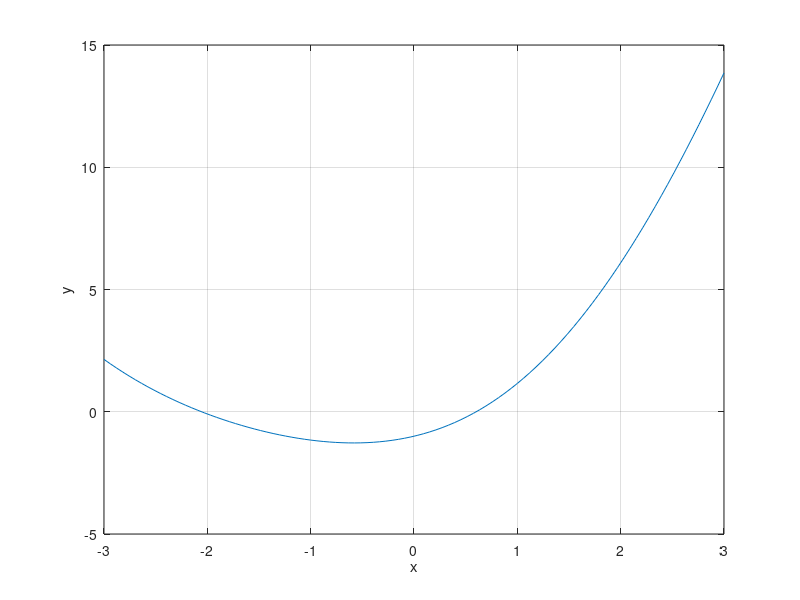

Write the MATLAB code that produced this figure. (Note: this script raises an error after producing the figure.)
%%
%1
a = 1;
f = @(x)x.*x-a;
x = fzero(f,0.5)
%%
%2a
clear
a = -3; b = 3;
m = 100; x = linspace(a,b,m);
y = x.^2+2*x-1-sin(x);
plot (x, y);
grid on
xlabel('x'); ylabel('y');
z = ginput(1);
[k,l] = fzero(@(x)x.^2+2*x-1-sin(x), z(1));
hold on
plot(k,l,'r*',z(1),z(2),'g*')
hold off
%%
%2b
syms x
Eq = x*x+2*x-1-sin(x);
a = solve(Eq)
%%
%3a
clear
x = -3:.01:3;
y = sin(exp(x));
plot(x,y);
grid on
z = ginput(1);
[k,l] = fzero(@(x)sin(exp(x)), z(1));
hold on
plot(k,l,'r*',z(1),z(2),'g*')
hold off
%%
%3b
clear
x = 0:.01:2*pi;
y = sin(x.*(1-x));
plot(x,y);
grid on
z = ginput(1);
[r,l] = fzero(@(x)sin(x.*(1-x)), z(1));
hold on
plot(r,l,'r*',z(1),z(2),'g*')
hold off
%%
%3c
clear
x = 0:.01:4*pi;
y = x.*sin(x)-cos(x);
plot(x,y);
grid on
z = ginput(1);
[k,l] = fzero(@(x)x.*sin(x)-cos(x), z(1));
hold on
plot(k,l,'r*',z(1),z(2),'g*')
hold off
%% 
%3d
clear
x = pi/2:.01:3*pi;
y = (sin(x)).^2+(0.5-1./x).*cos(x)-0.5;
plot(x,y);
grid on
z = ginput(1);
[m,l] = fzero(@(x)(sin(x)).^2+(0.5-1./x).*cos(x)-0.5, z(1));
hold on
plot(m,l,'r*',z(1),z(2),'g*')
hold off
%% 
%3e
clear
x = -2*pi:.01:6*pi;
y = 5.*exp(-0.1*x).*sin(x)-0.1.*x;
plot(x,y);
grid on
z = ginput(1);
[n,l] = fzero(@(x)5.*exp(-0.1*x).*sin(x)-0.1.*x, z(1));
hold on
plot(n,l,'r*',z(1),z(2),'g*')
hold off
%%
%3f
clear
n = input("Введите степень Х в уравнении x^n-1=0");
x = -1.5:.01:1.5;
y = x.^n-1;
plot(x,y);
grid on
z = ginput(1);
[p,l] = fzero(@(x)x.^n-1, z(1));
hold on
plot(p,l,'r*',z(1),z(2),'g*')
hold off
%%
%4
syms u 
e = u^2 + 1;
S1 = solve(e == 0, u);
disp(S1);
S2 = fzero(@(v)v^2 + 1, 1);
disp(S2)
%%
%5
x = linspace(-5,5,100);
y = cos(x) - exp(0.001+x.*x)
plot(x,y)
syms u 
e = cos(u) - exp(0.001 + u^2) ;
S1 = solve(e, u);
disp(S1);
S2 = fzero(@(v)cos(v) - exp(0,001+v.^2), 1);
disp(S2)
%% Задача 1а[Метод Ньютона]
clear
a = -10; b = 10; eps = 0.001; h = 0.1; iter = 100;
x = linspace(a,b,100);
y = 1 + x.*sin(x);
plot(x,y);
hold on;
plot(x, y*0);
z = ginput(1);
z = z(1);
for i = 1:iter
    line([z,z],[0, 1+z*sin(z)], 'Color', 'blue');
    x = z-1:0.1:z+1;
    y = (x-z)*((z+h)*sin(z+h)-(z)*sin(z))/h+1+z*sin(z);
    plot(x,y,"--" ,'Color', 'red');
    k = z - h*(1+z*sin(z))/((z+h)*sin(z+h)-(z)*sin(z));
    plot(z,1+z*sin(z),'.');
    plot(k, 1+k*sin(k), '.');
    z = k;
    if abs(1+k*sin(k)) < eps
        break;
    end
end
disp(k);
hold off
%% 
%Задача 1а[Метод деления отрезка пополам]
clear
a = -10; b = 10; eps = 0.001;
x = linspace(a,b,100);
y = 1 + x.*sin(x);
plot(x,y); 
hold on;
plot(x, y*0);
grid on;
[z1, z2] = ginput(2);
z1 = z1(1); z2 = z2(1);
if (sign(1 + z1.*sin(z1)) == sign(1 + z2.*sin(z2)) && sign(1 + ((z1+z2)/2).*sin((z1+z2)/2)) == sign(1 + z2.*sin(z2)) && sign(1 + z1.*sin(z1)) == sign(1 + ((z1+z2)/2).*sin((z1+z2)/2)))
    plot(z1,1 + z1.*sin(z1),'.');
    plot((z1+z2)/2,1 + ((z1+z2)/2).*sin((z1+z2)/2),'.');
    plot(z2,1 + z2.*sin(z2),'.');
    disp("На этом отрезке нет корней")
else
    for i = 1:iter
        plot(z1,1 + z1.*sin(z1),'.');
        plot((z1+z2)/2,1 + ((z1+z2)/2).*sin((z1+z2)/2),'.');
        plot(z2,1 + z2.*sin(z2),'.');
        x = (z1+z2)/2;
        if abs(1 + x.*sin(x)) < eps
            break;
        end
        if sign(1 + x.*sin(x)) == sign(1 + z2.*sin(z2))
            z2 = x;
        else
            z1 = x;
        end
    end
    disp(x);
    disp(1 + x.*sin(x));
    disp(i);
end
hold off